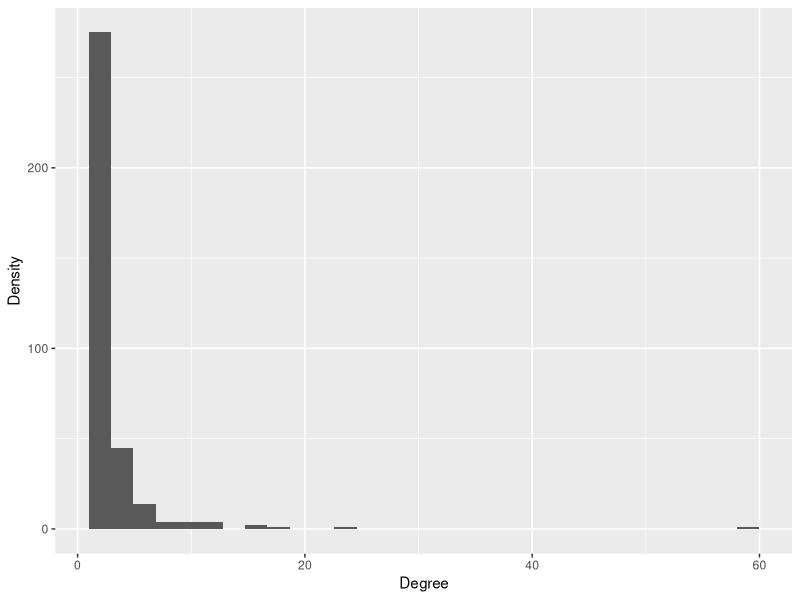
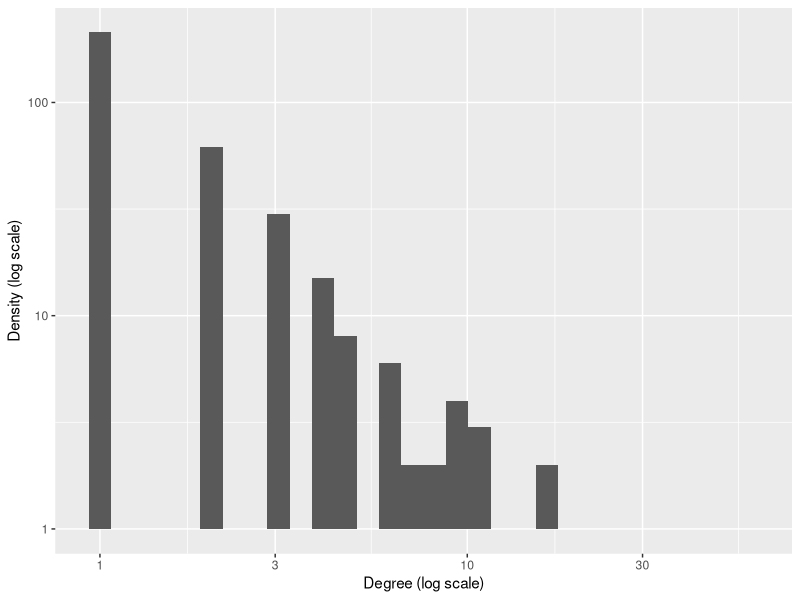
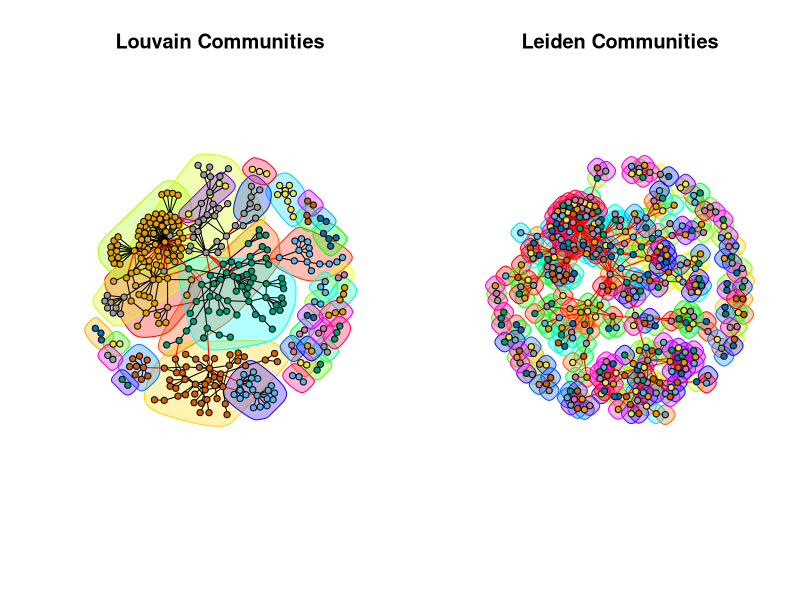
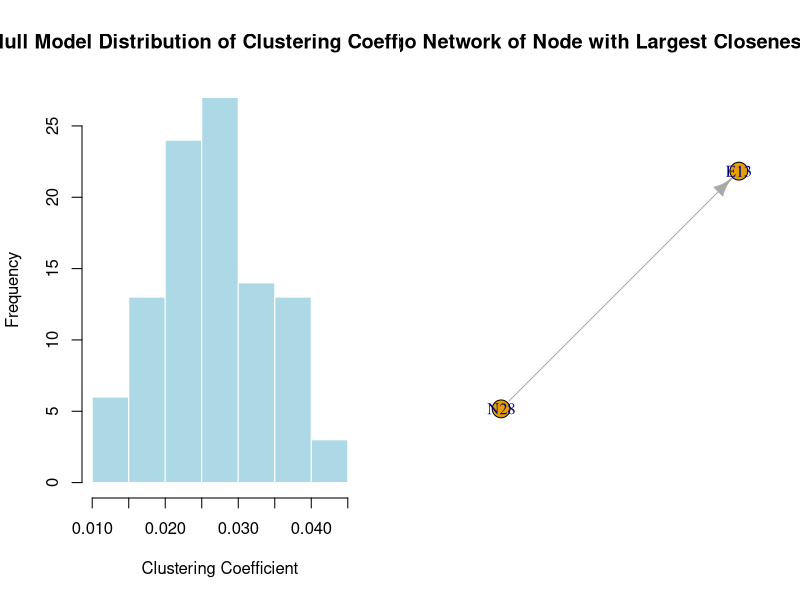
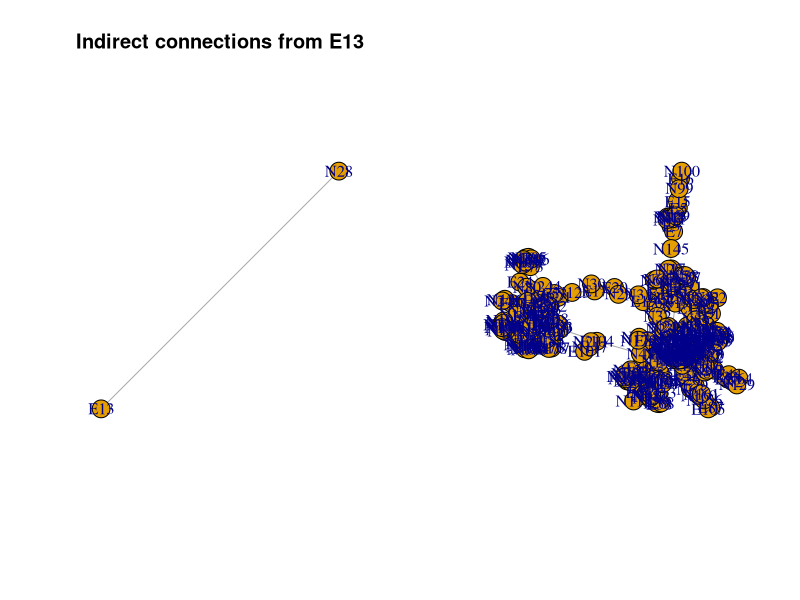
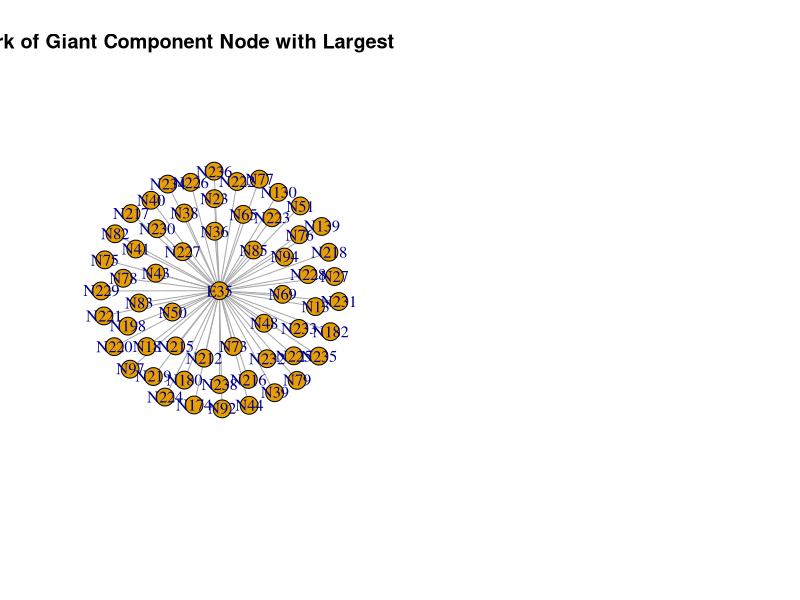

These figures' R source, in order:
## ---- chunk 1
library(readr)
library(igraph)
library(ggplot2)
library(ggraph)
library(dplyr)
## ---- chunk 2
edges <- read_csv("network/edges.csv")
head(edges, 4)

nodes <- read_csv("network/nodes.csv")
head(nodes, 4)

# Buiding a graph from data
g <- graph_from_data_frame(d = edges, vertices = nodes, directed = TRUE)
## ---- chunk 3
# links/edges
E(g) 
ecount(g) 

# nodes/vertices
V(g) 
vcount(g) 
## ---- chunk 4
deg <- degree(g,mode="all")
## ---- chunk 5
mean(deg)
sd(deg)
## ---- chunk 6
# linear-linear
ggplot() + 
  geom_histogram(aes(x=degree(g,mode="all"))) + 
  labs(x="Degree",y="Density")

# table of degrees 
table_deg <- data.frame(deg)
table_deg %>% 
  arrange(desc(deg)) %>% 
  head(10)

# max degree node 
max_degree_node <- which.max(deg)
deg[max_degree_node]
## ---- chunk 7
# log-log
ggplot() + 
  geom_histogram(aes(x=degree(g, mode="all"))) + 
  scale_x_log10() + 
  scale_y_log10() + 
  labs(x="Degree (log scale)", y="Density (log scale)")
  
## ---- chunk 8
transitivity(g)
## ---- chunk 9
assortativity_degree(g)
## ---- chunk 10
set.seed(123)
g_undirected <- as.undirected(g, mode = "collapse") 

# Louvain
louv <- cluster_louvain(g_undirected)

# Leiden
leid <- cluster_leiden(g_undirected)

# Community counts
length(sizes(louv)) # length(louv) also works
length(sizes(leid))

# Modularity
modularity(g_undirected, membership(louv))
modularity(g_undirected, membership(leid))
## ---- chunk 11
par(mfrow = c(1, 2))
plot(louv, g_undirected, 
     vertex.label = "", vertex.size = 5, main = "Louvain Communities")

plot(leid, g_undirected, 
     vertex.label = "", vertex.size = 5, main = "Leiden Communities")

## ---- chunk 12
# Original clustering coefficient (global transitivity)
observed_transitivity <- transitivity(g)

# 100 null models with same degree distribution
null_transitivities <- replicate(100, {
  transitivity(sample_degseq(degree(g), method = "simple"))
})

# Plot of clustering coefficients distribution from null models
hist(null_transitivities, 
     main = "Null Model Distribution of Clustering Coefficient",
     xlab = "Clustering Coefficient", col = "lightblue", border = "white")
abline(v = observed_transitivity, col = "red", lwd = 2)

## ---- chunk 13
# Empirical p-value
mean(null_transitivities >= observed_transitivity)
## ---- chunk 14
# Closeness centrality
closeness_vals <- closeness(g, mode = "all")

# Node with largest closeness centrality
top_node <- names(which.max(closeness_vals))
top_node

# Ego-graph (1 step neighborhood)
ego_graph <- make_ego_graph(g, order = 1, nodes = top_node)[[1]]

# Plot
plot(ego_graph,
     main = paste("Ego Network of Node with Largest Closeness:", top_node))

## ---- chunk 15
betweenness(g_undirected)["E13"]
## ---- chunk 16
paths <- shortest_paths(g_undirected, 
                        from = "E13", to = V(g_undirected), 
                        output = "vpath")

subg <- induced_subgraph(g_undirected, vids = unique(unlist(paths$vpath)))

plot(subg, 
     main = "Indirect connections from E13")
## ---- chunk 17
btw <- betweenness(g_undirected, weights=E(g_undirected)$value)
cls <- closeness(g_undirected)

table <- data.frame(deg, btw, cls)

table %>% 
  arrange(desc(cls))


## ---- chunk 18
cc <- components(g_undirected)
head(cc$csize)
sort(cc$csize, decreasing = TRUE)
head(cc$no)
## ---- chunk 19
gGC <- decompose(g_undirected)[[1]]

vcount(gGC)
ecount(gGC)

diameter(g)
diameter(gGC)

plot(gGC)
## ---- chunk 20
closeness_vals_GC <- closeness(gGC, mode = "all")
top_node_GC <- names(which.max(closeness_vals_GC))
top_node_GC
ego_graph_GC <- make_ego_graph(gGC, order = 1, nodes = top_node_GC)[[1]]

plot(ego_graph_GC,
     main = paste("Ego Network of Giant Component Node with Largest Closeness:", top_node_GC))
